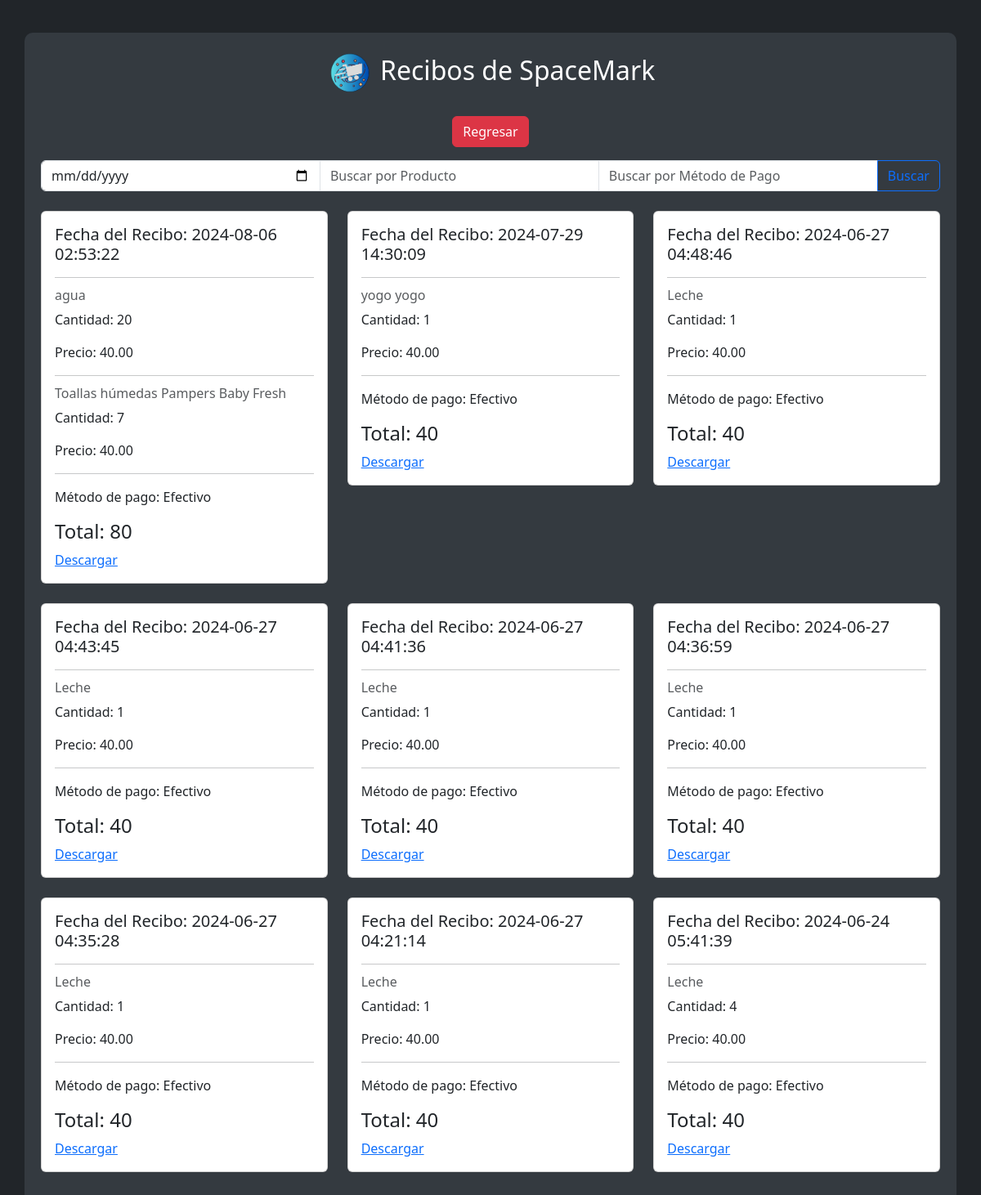
/recibos.php (signed in), run on the app's committed database.
### tables this page shows
CREATE TABLE `historial_ventas` (
  `ID` int(11) NOT NULL,
  `id_usuario` int(11) NOT NULL,
  `Metodo_pago` varchar(50) DEFAULT NULL,
  `Cantidad` int(11) DEFAULT NULL,
  `Fecha` timestamp NULL DEFAULT current_timestamp(),
  `Estado` varchar(20) NOT NULL DEFAULT 'Pendiente',
  `IDP` int(11) NOT NULL,
  `Total` decimal(10,2) NOT NULL
);

CREATE TABLE `productos` (
  `IDP` int(11) NOT NULL,
  `Nombre` varchar(255) NOT NULL,
  `Precio` decimal(10,2) NOT NULL,
  `Categoria` varchar(255) DEFAULT NULL,
  `Cantidad` int(11) DEFAULT NULL,
  `Descripcion` text DEFAULT NULL,
  `Foto` varchar(255) DEFAULT NULL,
  `Estado` varchar(20) NOT NULL DEFAULT 'Pendiente',
  `fecha_de_entrega` timestamp NOT NULL DEFAULT current_timestamp(),
  `usuario_id` int(11) DEFAULT NULL
);

### recibos.php (the view, shortened to what this page needs)
<?php
include_once 'conexion.php';
include_once("sweetarch.php");
$id_usuario = $_SESSION['usuario_id'];
$searchFecha = isset($_POST['search_fecha']) ? $_POST['search_fecha'] : '';
$searchProducto = isset($_POST['search_producto']) ? $_POST['search_producto'] : '';
$searchMetodoPago = isset($_POST['search_metodo_pago']) ? $_POST['search_metodo_pago'] : '';
$query = "
    SELECT
        hv.ID,
        hv.Metodo_pago,
        hv.Total,
        hv.Fecha,
        hv.IDP,
        p.Nombre,
        hv.Cantidad
    FROM
        historial_ventas hv
    JOIN
        productos p ON hv.IDP = p.IDP
    WHERE
        hv.id_usuario = ?
        AND hv.Estado = 'Entregado'";
$params = [$id_usuario];
$query .= " ORDER BY hv.Fecha DESC";
$stmt = $con->prepare($query);
$stmt->execute($params);
$compras = $stmt->fetchAll(PDO::FETCH_ASSOC);
$agrupadas = [];
foreach ($compras as $compra) {
    $key = $compra['Fecha'];
    if (!isset($agrupadas[$key])) {
        $agrupadas[$key] = [
            'Fecha' => $compra['Fecha'],
            'Metodo_pago' => $compra['Metodo_pago'],
            'Total' => 0,
            'items' => []
        ];
    }
    $agrupadas[$key]['Total'] += $compra['Total'];
    $agrupadas[$key]['items'][] = $compra;
}
?>
<!DOCTYPE html>
<html lang="en">
<head>
    <link rel="stylesheet" href="CSS/bootstrap.css">
    <link rel="stylesheet" href="CSS/alerta.css">
</head>
<body>
<div class="container">
    <div class="row mb-3">
        <div class="col-12 text-center">
        <h2 class="text-center mb-4">        <img class="m-1" src="IMG/Spacemark ico_transparent.ico" alt="SpaceMark Logo" height="50">
        Recibos de SpaceMark</h2>
            <a href="index.php" class="btn btn-danger">Regresar</a>
        </div>
    </div>
    <form action="" method="post" class="mb-4">
        <div class="input-group">
            <input type="date" name="search_fecha" class="form-control" placeholder="Buscar por Fecha" value="<?php echo htmlspecialchars($searchFecha); ?>">
            <input type="text" name="search_producto" class="form-control" placeholder="Buscar por Producto" value="<?php echo htmlspecialchars($searchProducto); ?>">
            <input type="text" name="search_metodo_pago" class="form-control" placeholder="Buscar por Método de Pago" value="<?php echo htmlspecialchars($searchMetodoPago); ?>">
            <button type="submit" class="btn btn-outline-primary">Buscar</button>
        </div>
    </form>
    <div class="row mt-4">
        <?php foreach ($agrupadas as $fecha => $data): ?>
            <div class="col-md-4 mb-4">
                <div class="card">
                    <div class="card-body">
                        <h5 class="card-title">Fecha del Recibo: <?php echo $data['Fecha']; ?></h5>
                        <hr>
                        <?php foreach ($data['items'] as $item): ?>
                            <h6 class="card-subtitle mb-2 text-muted"><?php echo $item['Nombre']; ?></h6>
                            <p class="card-text">Cantidad: <?php echo $item['Cantidad']; ?></p>
                            <p class="card-text">Precio: <?php echo $item['Total']; ?></p>
                            <hr>
                        <?php endforeach; ?>
                        <p class="card-text">Método de pago: <?php echo $data['Metodo_pago']; ?></p>
                        <h4 class="card-title">Total: <?php echo $data['Total']; ?></h4>
                        <a href="generar_pdf.php?id=<?php echo $item['ID']; ?>" class="card-link">Descargar</a>
                    </div>
                </div>
            </div>
        <?php endforeach; ?>
    </div>
</div>
</body>
</html>

### recibos.php (style rules this page uses)
body { background-color: #212529; color: #ffffff; padding-top: 20px; }
.container { background-color: #343a40; color: #ffffff; padding: 20px; border-radius: 10px; margin-top: 20px; }
.btn-danger { background-color: #dc3545; border-color: #dc3545; }

### data on the page
historial_ventas: IDP.Nombre "agua", Cantidad "20", Total "40.00"
historial_ventas: IDP.Nombre "Toallas húmedas Pampers Baby Fresh", Cantidad "7", Total "40.00"
historial_ventas: Fecha "2024-07-29 14:30:09", IDP.Nombre "yogo yogo", Cantidad "1", Total "40.00", Metodo_pago "Efectivo", Total "40"
historial_ventas: Fecha "2024-06-27 04:48:46", IDP.Nombre "Leche", Cantidad "1", Total "40.00", Metodo_pago "Efectivo", Total "40"
historial_ventas: Fecha "2024-06-27 04:43:45", IDP.Nombre "Leche", Cantidad "1", Total "40.00", Metodo_pago "Efectivo", Total "40"
historial_ventas: Fecha "2024-06-27 04:41:36", IDP.Nombre "Leche", Cantidad "1", Total "40.00", Metodo_pago "Efectivo", Total "40"
historial_ventas: Fecha "2024-06-27 04:36:59", IDP.Nombre "Leche", Cantidad "1", Total "40.00", Metodo_pago "Efectivo", Total "40"
historial_ventas: Fecha "2024-06-27 04:35:28", IDP.Nombre "Leche", Cantidad "1", Total "40.00", Metodo_pago "Efectivo", Total "40"
historial_ventas: Fecha "2024-06-27 04:21:14", IDP.Nombre "Leche", Cantidad "1", Total "40.00", Metodo_pago "Efectivo", Total "40"
historial_ventas: Fecha "2024-06-24 05:41:39", IDP.Nombre "Leche", Cantidad "4", Total "40.00", Metodo_pago "Efectivo", Total "40"

### other printed values
$data['Fecha'] "2024-08-06 02:53:22"
$data['Metodo_pago'] "Efectivo"
$data['Total'] "80"
